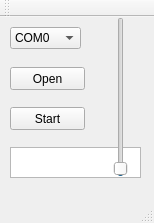
<?xml version="1.0" encoding="UTF-8"?>
<ui version="4.0">
 <class>TA_HMI</class>
 <widget class="QMainWindow" name="TA_HMI">
  <property name="geometry">
   <rect>
    <x>0</x>
    <y>0</y>
    <width>154</width>
    <height>223</height>
   </rect>
  </property>
  <property name="windowTitle">
   <string>TA_HMI</string>
  </property>
  <widget class="QWidget" name="centralWidget">
   <widget class="QComboBox" name="cmbPort">
    <property name="geometry">
     <rect>
      <x>10</x>
      <y>10</y>
      <width>71</width>
      <height>22</height>
     </rect>
    </property>
    <item>
     <property name="text">
      <string>COM0</string>
     </property>
    </item>
    <item>
     <property name="text">
      <string>COM1</string>
     </property>
    </item>
    <item>
     <property name="text">
      <string>COM2</string>
     </property>
    </item>
    <item>
     <property name="text">
      <string>COM3</string>
     </property>
    </item>
    <item>
     <property name="text">
      <string>COM4</string>
     </property>
    </item>
    <item>
     <property name="text">
      <string>COM5</string>
     </property>
    </item>
    <item>
     <property name="text">
      <string>COM6</string>
     </property>
    </item>
    <item>
     <property name="text">
      <string>COM7</string>
     </property>
    </item>
    <item>
     <property name="text">
      <string>COM8</string>
     </property>
    </item>
    <item>
     <property name="text">
      <string>COM9</string>
     </property>
    </item>
   </widget>
   <widget class="QPushButton" name="btnOpen">
    <property name="geometry">
     <rect>
      <x>10</x>
      <y>50</y>
      <width>75</width>
      <height>23</height>
     </rect>
    </property>
    <property name="text">
     <string>Open</string>
    </property>
   </widget>
   <widget class="QPushButton" name="btnStart">
    <property name="geometry">
     <rect>
      <x>10</x>
      <y>90</y>
      <width>75</width>
      <height>23</height>
     </rect>
    </property>
    <property name="text">
     <string>Start</string>
    </property>
   </widget>
   <widget class="QPlainTextEdit" name="txtCommData">
    <property name="geometry">
     <rect>
      <x>10</x>
      <y>130</y>
      <width>131</width>
      <height>31</height>
     </rect>
    </property>
   </widget>
   <widget class="QSlider" name="barDataView">
    <property name="geometry">
     <rect>
      <x>110</x>
      <y>0</y>
      <width>22</width>
      <height>160</height>
     </rect>
    </property>
    <property name="maximum">
     <number>1024</number>
    </property>
    <property name="value">
     <number>10</number>
    </property>
    <property name="orientation">
     <enum>Qt::Vertical</enum>
    </property>
   </widget>
  </widget>
  <widget class="QMenuBar" name="menuBar">
   <property name="geometry">
    <rect>
     <x>0</x>
     <y>0</y>
     <width>154</width>
     <height>21</height>
    </rect>
   </property>
  </widget>
  <widget class="QToolBar" name="mainToolBar">
   <attribute name="toolBarArea">
    <enum>TopToolBarArea</enum>
   </attribute>
   <attribute name="toolBarBreak">
    <bool>false</bool>
   </attribute>
  </widget>
  <widget class="QStatusBar" name="statusBar"/>
 </widget>
 <layoutdefault spacing="6" margin="11"/>
 <resources/>
 <connections/>
</ui>
